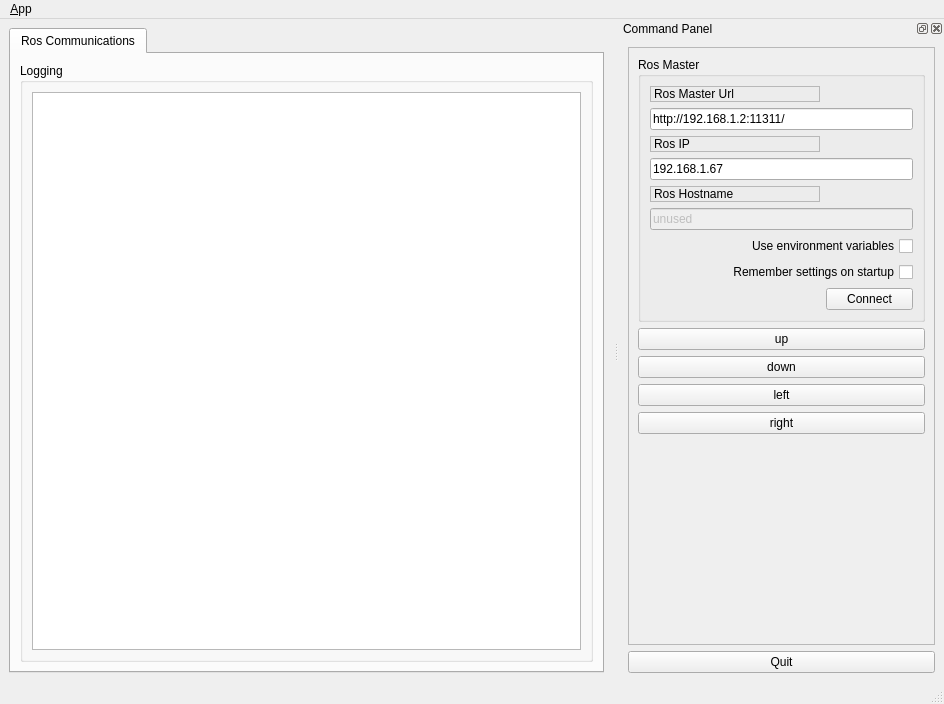
<?xml version="1.0" encoding="UTF-8"?>
<ui version="4.0">
 <class>MainWindowDesign</class>
 <widget class="QMainWindow" name="MainWindowDesign">
  <property name="geometry">
   <rect>
    <x>0</x>
    <y>0</y>
    <width>944</width>
    <height>704</height>
   </rect>
  </property>
  <property name="windowTitle">
   <string>QRosApp</string>
  </property>
  <property name="windowIcon">
   <iconset resource="../resources/images.qrc">
    <normaloff>:/images/icon.png</normaloff>:/images/icon.png</iconset>
  </property>
  <property name="locale">
   <locale language="English" country="Australia"/>
  </property>
  <widget class="QWidget" name="centralwidget">
   <layout class="QHBoxLayout">
    <item>
     <widget class="QTabWidget" name="tab_manager">
      <property name="minimumSize">
       <size>
        <width>100</width>
        <height>0</height>
       </size>
      </property>
      <property name="locale">
       <locale language="English" country="Australia"/>
      </property>
      <property name="currentIndex">
       <number>0</number>
      </property>
      <widget class="QWidget" name="tab_status">
       <attribute name="title">
        <string>Ros Communications</string>
       </attribute>
       <layout class="QVBoxLayout" name="verticalLayout_2">
        <item>
         <widget class="QGroupBox" name="groupBox_12">
          <property name="sizePolicy">
           <sizepolicy hsizetype="MinimumExpanding" vsizetype="Preferred">
            <horstretch>0</horstretch>
            <verstretch>0</verstretch>
           </sizepolicy>
          </property>
          <property name="title">
           <string>Logging</string>
          </property>
          <layout class="QGridLayout" name="gridLayout_3">
           <item row="0" column="0">
            <widget class="QListView" name="view_logging"/>
           </item>
          </layout>
         </widget>
        </item>
       </layout>
      </widget>
     </widget>
    </item>
   </layout>
  </widget>
  <widget class="QMenuBar" name="menubar">
   <property name="geometry">
    <rect>
     <x>0</x>
     <y>0</y>
     <width>944</width>
     <height>19</height>
    </rect>
   </property>
   <widget class="QMenu" name="menu_File">
    <property name="title">
     <string>&amp;App</string>
    </property>
    <addaction name="action_Preferences"/>
    <addaction name="separator"/>
    <addaction name="actionAbout"/>
    <addaction name="actionAbout_Qt"/>
    <addaction name="separator"/>
    <addaction name="action_Quit"/>
   </widget>
   <addaction name="menu_File"/>
  </widget>
  <widget class="QStatusBar" name="statusbar"/>
  <widget class="QDockWidget" name="dock_status">
   <property name="sizePolicy">
    <sizepolicy hsizetype="Minimum" vsizetype="Preferred">
     <horstretch>0</horstretch>
     <verstretch>0</verstretch>
    </sizepolicy>
   </property>
   <property name="minimumSize">
    <size>
     <width>325</width>
     <height>479</height>
    </size>
   </property>
   <property name="allowedAreas">
    <set>Qt::RightDockWidgetArea</set>
   </property>
   <property name="windowTitle">
    <string>Command Panel</string>
   </property>
   <attribute name="dockWidgetArea">
    <number>2</number>
   </attribute>
   <widget class="QWidget" name="dockWidgetContents_2">
    <layout class="QVBoxLayout" name="verticalLayout">
     <item>
      <widget class="QFrame" name="frame">
       <property name="sizePolicy">
        <sizepolicy hsizetype="Minimum" vsizetype="Preferred">
         <horstretch>0</horstretch>
         <verstretch>0</verstretch>
        </sizepolicy>
       </property>
       <property name="frameShape">
        <enum>QFrame::StyledPanel</enum>
       </property>
       <property name="frameShadow">
        <enum>QFrame::Raised</enum>
       </property>
       <layout class="QVBoxLayout" name="verticalLayout_3">
        <item>
         <widget class="QGroupBox" name="groupBox">
          <property name="title">
           <string>Ros Master</string>
          </property>
          <layout class="QGridLayout" name="gridLayout">
           <item row="0" column="0">
            <widget class="QLabel" name="label">
             <property name="frameShape">
              <enum>QFrame::StyledPanel</enum>
             </property>
             <property name="frameShadow">
              <enum>QFrame::Raised</enum>
             </property>
             <property name="text">
              <string>Ros Master Url</string>
             </property>
            </widget>
           </item>
           <item row="1" column="0" colspan="2">
            <widget class="QLineEdit" name="line_edit_master">
             <property name="text">
              <string>http://192.168.1.2:11311/</string>
             </property>
            </widget>
           </item>
           <item row="2" column="0">
            <widget class="QLabel" name="label_2">
             <property name="frameShape">
              <enum>QFrame::StyledPanel</enum>
             </property>
             <property name="frameShadow">
              <enum>QFrame::Raised</enum>
             </property>
             <property name="text">
              <string>Ros IP</string>
             </property>
            </widget>
           </item>
           <item row="3" column="0" colspan="2">
            <widget class="QLineEdit" name="line_edit_host">
             <property name="text">
              <string>192.168.1.67</string>
             </property>
            </widget>
           </item>
           <item row="4" column="0">
            <widget class="QLabel" name="label_3">
             <property name="frameShape">
              <enum>QFrame::StyledPanel</enum>
             </property>
             <property name="frameShadow">
              <enum>QFrame::Raised</enum>
             </property>
             <property name="text">
              <string>Ros Hostname</string>
             </property>
            </widget>
           </item>
           <item row="5" column="0" colspan="2">
            <widget class="QLineEdit" name="line_edit_topic">
             <property name="enabled">
              <bool>false</bool>
             </property>
             <property name="text">
              <string>unused</string>
             </property>
            </widget>
           </item>
           <item row="6" column="0" colspan="2">
            <widget class="QCheckBox" name="checkbox_use_environment">
             <property name="layoutDirection">
              <enum>Qt::RightToLeft</enum>
             </property>
             <property name="text">
              <string>Use environment variables</string>
             </property>
            </widget>
           </item>
           <item row="7" column="0" colspan="2">
            <widget class="QCheckBox" name="checkbox_remember_settings">
             <property name="layoutDirection">
              <enum>Qt::RightToLeft</enum>
             </property>
             <property name="text">
              <string>Remember settings on startup</string>
             </property>
            </widget>
           </item>
           <item row="8" column="0">
            <spacer name="horizontalSpacer">
             <property name="orientation">
              <enum>Qt::Horizontal</enum>
             </property>
             <property name="sizeHint" stdset="0">
              <size>
               <width>170</width>
               <height>21</height>
              </size>
             </property>
            </spacer>
           </item>
           <item row="8" column="1">
            <widget class="QPushButton" name="button_connect">
             <property name="enabled">
              <bool>true</bool>
             </property>
             <property name="sizePolicy">
              <sizepolicy hsizetype="MinimumExpanding" vsizetype="Fixed">
               <horstretch>0</horstretch>
               <verstretch>0</verstretch>
              </sizepolicy>
             </property>
             <property name="toolTip">
              <string>Set the target to the current joint trajectory state.</string>
             </property>
             <property name="statusTip">
              <string>Clear all waypoints and set the target to the current joint trajectory state.</string>
             </property>
             <property name="text">
              <string>Connect</string>
             </property>
            </widget>
           </item>
          </layout>
         </widget>
        </item>
        <item>
         <widget class="QPushButton" name="pushButton">
          <property name="text">
           <string>up</string>
          </property>
         </widget>
        </item>
        <item>
         <widget class="QPushButton" name="pushButton_2">
          <property name="text">
           <string>down</string>
          </property>
         </widget>
        </item>
        <item>
         <widget class="QPushButton" name="pushButton_3">
          <property name="text">
           <string>left</string>
          </property>
         </widget>
        </item>
        <item>
         <widget class="QPushButton" name="pushButton_4">
          <property name="text">
           <string>right</string>
          </property>
         </widget>
        </item>
        <item>
         <spacer name="verticalSpacer_3">
          <property name="orientation">
           <enum>Qt::Vertical</enum>
          </property>
          <property name="sizeHint" stdset="0">
           <size>
            <width>20</width>
            <height>233</height>
           </size>
          </property>
         </spacer>
        </item>
       </layout>
      </widget>
     </item>
     <item>
      <widget class="QPushButton" name="quit_button">
       <property name="sizePolicy">
        <sizepolicy hsizetype="MinimumExpanding" vsizetype="Fixed">
         <horstretch>0</horstretch>
         <verstretch>0</verstretch>
        </sizepolicy>
       </property>
       <property name="text">
        <string>Quit</string>
       </property>
      </widget>
     </item>
    </layout>
   </widget>
  </widget>
  <action name="action_Quit">
   <property name="text">
    <string>&amp;Quit</string>
   </property>
   <property name="shortcut">
    <string>Ctrl+Q</string>
   </property>
   <property name="shortcutContext">
    <enum>Qt::ApplicationShortcut</enum>
   </property>
  </action>
  <action name="action_Preferences">
   <property name="text">
    <string>&amp;Preferences</string>
   </property>
  </action>
  <action name="actionAbout">
   <property name="text">
    <string>&amp;About</string>
   </property>
  </action>
  <action name="actionAbout_Qt">
   <property name="text">
    <string>About &amp;Qt</string>
   </property>
  </action>
 </widget>
 <resources>
  <include location="../resources/images.qrc"/>
 </resources>
 <connections>
  <connection>
   <sender>action_Quit</sender>
   <signal>triggered()</signal>
   <receiver>MainWindowDesign</receiver>
   <slot>close()</slot>
   <hints>
    <hint type="sourcelabel">
     <x>-1</x>
     <y>-1</y>
    </hint>
    <hint type="destinationlabel">
     <x>399</x>
     <y>299</y>
    </hint>
   </hints>
  </connection>
  <connection>
   <sender>quit_button</sender>
   <signal>clicked()</signal>
   <receiver>MainWindowDesign</receiver>
   <slot>close()</slot>
   <hints>
    <hint type="sourcelabel">
     <x>859</x>
     <y>552</y>
    </hint>
    <hint type="destinationlabel">
     <x>469</x>
     <y>299</y>
    </hint>
   </hints>
  </connection>
 </connections>
</ui>
